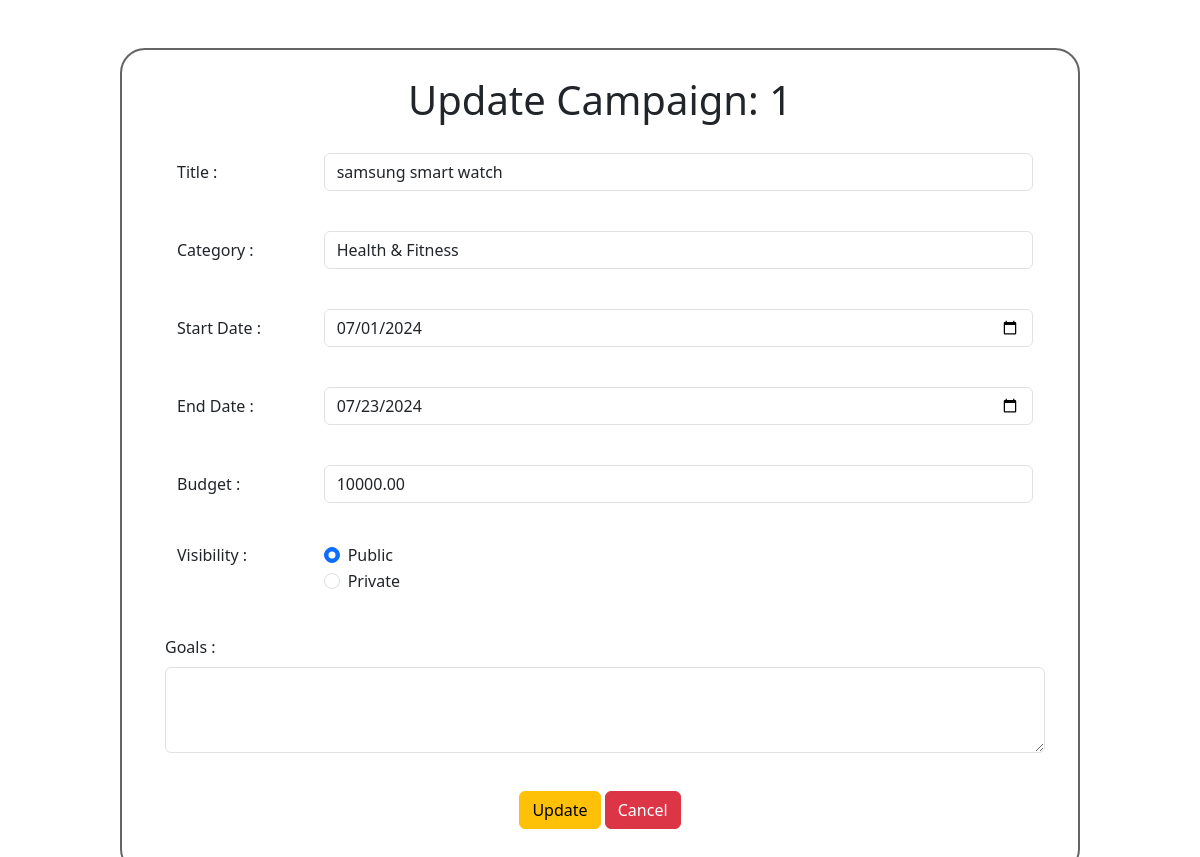
/update/samsung123/1, run on an earlier commit of the app's database.
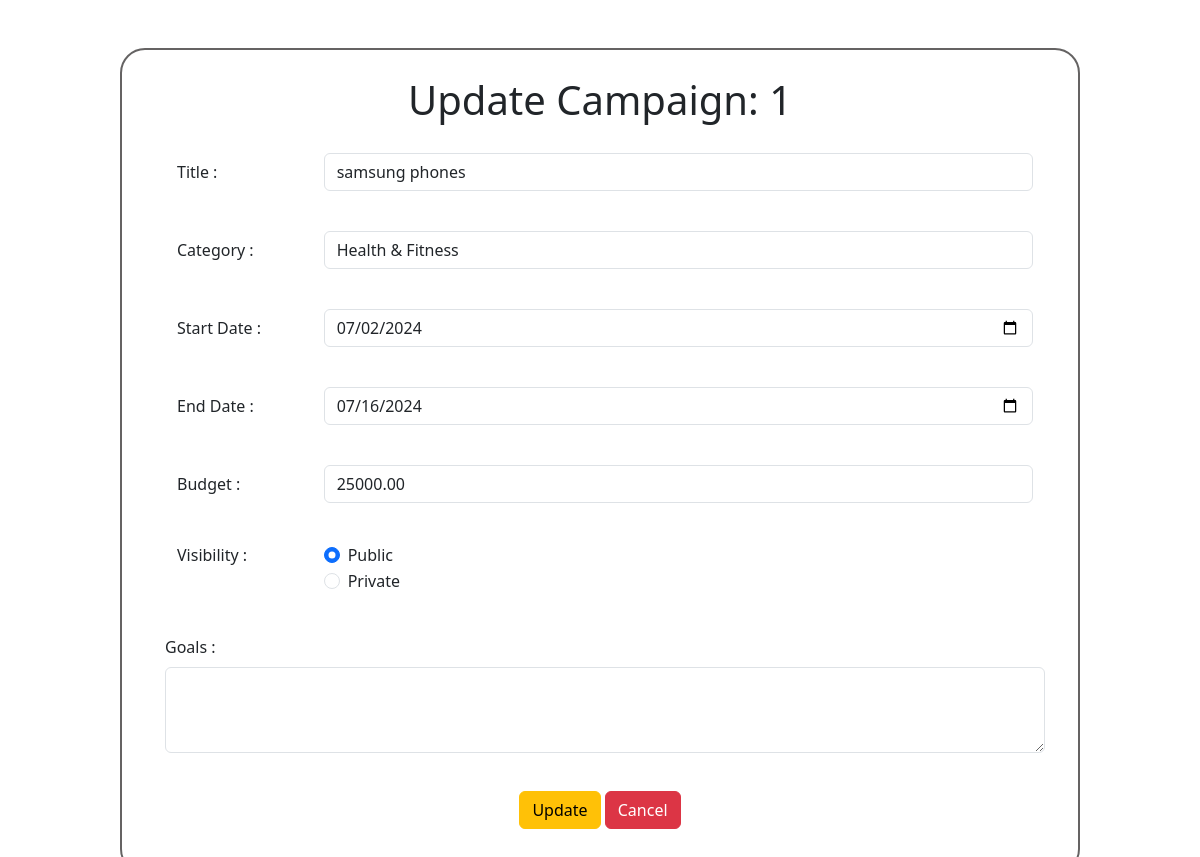
And on a later commit of the database.
### backend/models.py (models this page shows)
class Campaign(db.Model):
    campaign_id=db.Column(db.Integer,primary_key=True,autoincrement=True)
    sponsor_id=db.Column(db.Integer,db.ForeignKey('sponsor.sponsor_id'),nullable=False)
    admin_id=db.Column(db.Integer,db.ForeignKey('admin.admin_id'),nullable=False,default=1)
    name=db.Column(db.String(),nullable=False)
    category_id=db.Column(db.String(),db.ForeignKey("category.cat_id"),nullable=False)
    start_date=db.Column(db.Date,nullable=False)
    end_date = db.Column(db.Date, nullable=False)
    budget = db.Column(db.Numeric(10, 2), nullable=False)
    visibility= db.Column(db.String(50),nullable=False)
    goals=db.Column(db.String(),nullable=False)
    categories=db.relationship('Category',back_populates='campaigns')
    sponsors=db.relationship('Sponsor',back_populates='campaigns')
    admin=db.relationship('Admin',back_populates='campaigns')
    ads=db.relationship('Adrequest',back_populates='campaign')

### backend/campaigns.py (the view, shortened to what this page needs)
@app.route('/update/<username>/<int:id>',methods=['GET','POST'])                    # update a campaign
def update_camp(id,username):
    sponsor=Sponsor.query.filter_by(username=username).first()
    cat=Category.query.all()
    update_camp=Campaign.query.filter_by(campaign_id=id).first()
    if request.method=='GET':
        return render_template('update_campaign.html',user=sponsor,camp=update_camp,cat=cat)

### templates/update_campaign.html (shortened to what this page needs)
<!DOCTYPE html>
<html lang="en">
<head>
    <link href="https://cdn.jsdelivr.net/npm/bootstrap@5.3.3/dist/css/bootstrap.min.css" rel="stylesheet">
    <link rel="stylesheet" href="/static/style.css">
</head>
<body>
    <div id="panel" style="margin-top: 3rem;">
    <div id="heading"><h1>Update Campaign: {{camp.campaign_id}}</h1></div>
    <form action="{{url_for('update_camp',username=user.username,id=camp.campaign_id)}}" method="POST">
                <div class="row mb-3">
                  <label for="inputEmail3" class="col-sm-2 col-form-label">Title :</label>
                  <div class="col-sm-10">
                    <input type="text" class="form-control" id="inputEmail3" name="title" value="{{camp.name}}" required>
                  </div>
                </div>
                <div class="row mb-3">
                    <label for="inputPassword3" class="col-sm-2 col-form-label">Category :</label>
                    <div class="col-sm-10">
                      <select class="form-control" id="inputPassword3" name="category" required>
                          {%for category in cat%}
                          <option value="{{category.cat_id}}">{{category.name}}</option>
                          {%endfor%}
                      </select>
                    </div>
                  </div>
                <div class="row mb-3">
                    <label for="inputPassword3" class="col-sm-2 col-form-label">Start Date :</label>
                    <div class="col-sm-10">
                      <input type="date" class="form-control" id="inputPassword3" name="start" value="{{camp.start_date}}" required>
                    </div>
                  </div>
                  <div class="row mb-3">
                    <label for="inputPassword3" class="col-sm-2 col-form-label">End Date :</label>
                    <div class="col-sm-10">
                      <input type="date" class="form-control" id="inputPassword3" name="end" value="{{camp.end_date}}">
                    </div>
                  </div>
                  <div class="row mb-3">
                    <label for="inputPassword3" class="col-sm-2 col-form-label">Budget :</label>
                    <div class="col-sm-10">
                      <input type="number" class="form-control" id="inputPassword3" name="budget" min="100" max="{{user.budget}}" step="100"  value="{{camp.budget}}">
                    </div>
                  </div>
                <fieldset class="row mb-3">
                  <legend class="col-form-label col-sm-2 pt-0">Visibility :</legend>
                  <div class="col-sm-10">
                    <div class="form-check">
                        <input class="form-check-input" type="radio" name="visibility" id="flexRadioDefault1" value="public" checked>
                        <label class="form-check-label" for="flexRadioDefault1">
                          Public
                        </label>
                      </div>
                      <div class="form-check">
                        <input class="form-check-input" type="radio" name="visibility" id="flexRadioDefault2" value="private">
                        <label class="form-check-label" for="flexRadioDefault2">
                          Private
                        </label>
                      </div>
                    </div>
                </fieldset>
                <div class="mb-3">
                    <label for="exampleFormControlInput1" class="form-label">Goals :</label>
                    <textarea class="form-control" id="exampleFormControlTextarea1" rows="3" name="goals" value="{{camp.goals}}"></textarea>
                </div>
                <div id="heading">
                <button type="submit" class="btn btn-warning" value="Submit" style="display: inline;">Update</button>
              </form>
                <form action="{{url_for('campaigns',username=user.username)}}" style="display: inline;">
                    <button type="submit" class="btn btn-danger" style="display: inline;">Cancel</button>
                </form>
    </div>
</body>
</html>

What changed in the data, as far as the page shows it:
changed Campaign id 1: title "samsung smart watch" → "samsung phones"; start "07/01/2024" → "07/02/2024"; end "07/23/2024" → "07/16/2024"; budget "10000.00" → "25000.00"
